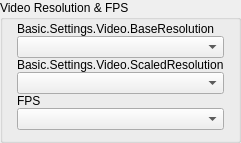
              <widget class="QGroupBox" name="groupBox_21">
               <property name="sizePolicy">
                <sizepolicy hsizetype="Expanding" vsizetype="Preferred">
                 <horstretch>0</horstretch>
                 <verstretch>0</verstretch>
                </sizepolicy>
               </property>
               <property name="title">
                <string>Video Resolution &amp;&amp; FPS</string>
               </property>
               <!-- BEGIN Video & Audio: Video Resolution and FPS contents -->
               <layout class="QVBoxLayout" name="ldeVideoAudio_Video_VerticalLayout">
                <property name="spacing">
                 <number>0</number>
                </property>
                <property name="leftMargin">
                 <number>14</number>
                </property>
                <property name="topMargin">
                 <number>2</number>
                </property>
                <property name="rightMargin">
                 <number>14</number>
                </property>
                <property name="bottomMargin">
                 <number>10</number>
                </property>
                <!-- ldeVideoAudio_BaseResolutionLabel -->
                <item>
                 <widget class="QLabel" name="ldeVideoAudio_BaseResolutionLabel">
                  <property name="sizePolicy">
                   <sizepolicy hsizetype="Preferred" vsizetype="Preferred">
                    <horstretch>0</horstretch>
                    <verstretch>0</verstretch>
                   </sizepolicy>
                  </property>
                  <property name="minimumSize">
                   <size>
                    <width>175</width>
                    <height>0</height>
                   </size>
                  </property>
                  <property name="text">
                   <string>Basic.Settings.Video.BaseResolution</string>
                  </property>
                  <property name="alignment">
                   <set>Qt::AlignLeft|Qt::AlignVCenter</set>
                  </property>
                  <property name="buddy">
                   <cstring>baseResolution</cstring>
                  </property>
                  <property name="topMargin">
                   <number>0</number>
                  </property>
                  <property name="bottomMargin">
                   <number>5</number>
                  </property>
                 </widget>
                </item>
                <!-- baseResolution -->
                <item>
                 <widget class="QComboBox" name="baseResolution">
                  <property name="sizePolicy">
                   <sizepolicy hsizetype="Expanding" vsizetype="Fixed">
                    <horstretch>0</horstretch>
                    <verstretch>0</verstretch>
                   </sizepolicy>
                  </property>
                  <property name="editable">
                   <bool>false</bool>
                  </property>
                  <property name="currentText">
                   <string notr="true"/>
                  </property>
                  <property name="duplicatesEnabled">
                   <bool>false</bool>
                  </property>
                  <property name="frame">
                   <bool>true</bool>
                  </property>
                  <property name="topMargin">
                   <number>0</number>
                  </property>
                  <property name="bottomMargin">
                   <number>0</number>
                  </property>
                 </widget>
                </item>
                <!-- outputResLabel -->
                <item>
                 <widget class="QLabel" name="outputResLabel">
                  <property name="sizePolicy">
                   <sizepolicy hsizetype="Preferred" vsizetype="Preferred">
                    <horstretch>0</horstretch>
                    <verstretch>0</verstretch>
                   </sizepolicy>
                  </property>
                  <property name="minimumSize">
                   <size>
                    <width>175</width>
                    <height>0</height>
                   </size>
                  </property>
                  <property name="text">
                   <string>Basic.Settings.Video.ScaledResolution</string>
                  </property>
                  <property name="alignment">
                   <set>Qt::AlignLeft|Qt::AlignVCenter</set>
                  </property>
                  <property name="buddy">
                   <cstring>outputResolution</cstring>
                  </property>
                  <property name="topMargin">
                   <number>20</number>
                  </property>
                  <property name="bottomMargin">
                   <number>5</number>
                  </property>
                 </widget>
                </item>
                <!-- outputResolution -->
                <item>
                 <widget class="QComboBox" name="outputResolution">
                  <property name="sizePolicy">
                   <sizepolicy hsizetype="Expanding" vsizetype="Fixed">
                    <horstretch>0</horstretch>
                    <verstretch>0</verstretch>
                   </sizepolicy>
                  </property>
                  <property name="editable">
                   <bool>false</bool>
                  </property>
                  <property name="currentText">
                   <string notr="true"/>
                  </property>
                  <property name="topMargin">
                   <number>0</number>
                  </property>
                  <property name="bottomMargin">
                   <number>0</number>
                  </property>
                 </widget>
                </item>
                <!-- ldeVideoAudio_FpsLabel -->
                <item>
                 <widget class="QLabel" name="ldeVideoAudio_FpsLabel">
                  <property name="sizePolicy">
                   <sizepolicy hsizetype="Preferred" vsizetype="Preferred">
                    <horstretch>0</horstretch>
                    <verstretch>0</verstretch>
                   </sizepolicy>
                  </property>
                  <property name="minimumSize">
                   <size>
                    <width>175</width>
                    <height>0</height>
                   </size>
                  </property>
                  <property name="text">
                   <string>FPS</string>
                  </property>
                  <property name="alignment">
                   <set>Qt::AlignLeft|Qt::AlignVCenter</set>
                  </property>
                  <property name="topMargin">
                   <number>20</number>
                  </property>
                  <property name="bottomMargin">
                   <number>5</number>
                  </property>
                 </widget>
                </item>
                <!-- fpsCommon -->
                <item>
                 <widget class="QComboBox" name="fpsCommon">
                  <property name="sizePolicy">
                   <sizepolicy hsizetype="Expanding" vsizetype="Fixed">
                    <horstretch>0</horstretch>
                    <verstretch>0</verstretch>
                   </sizepolicy>
                  </property>
                  <property name="topMargin">
                   <number>0</number>
                  </property>
                  <property name="bottomMargin">
                   <number>0</number>
                  </property>
                 </widget>
                </item>
               </layout>
               <!-- END Video & Audio: Video Resolution and FPS contents -->
              </widget>
